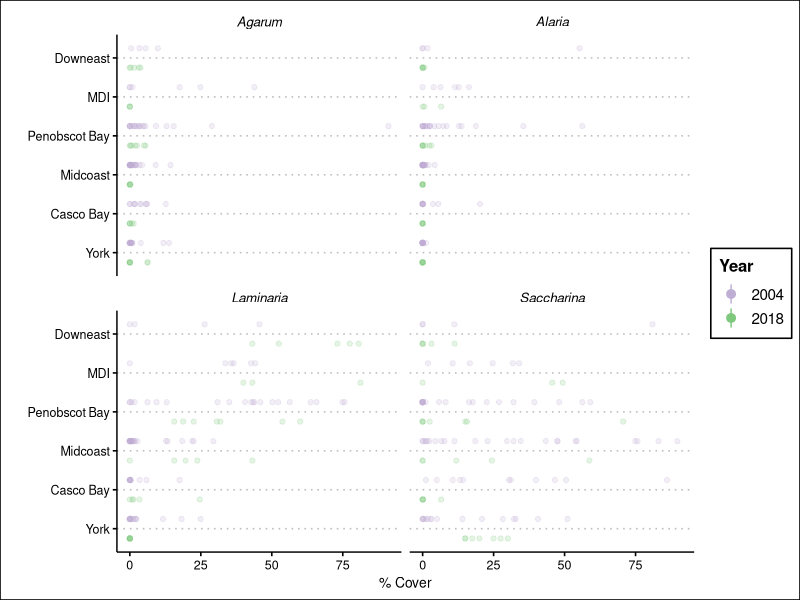
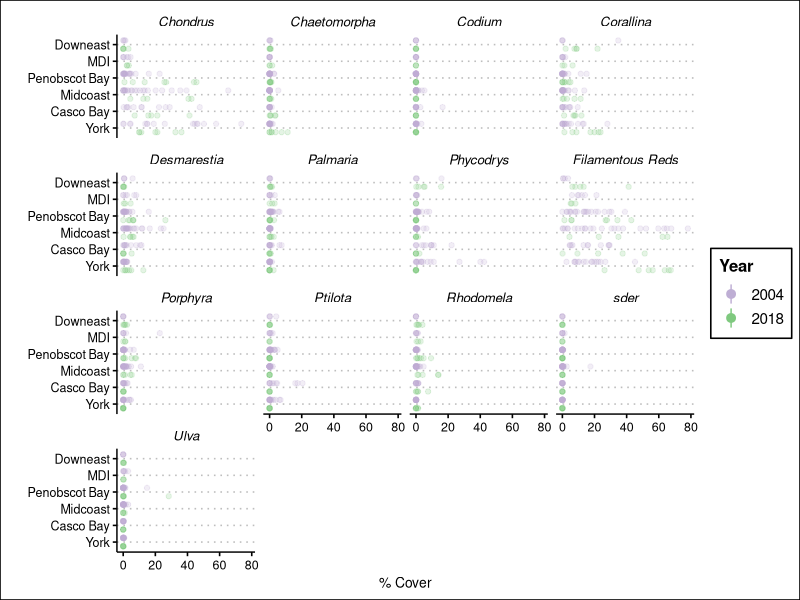
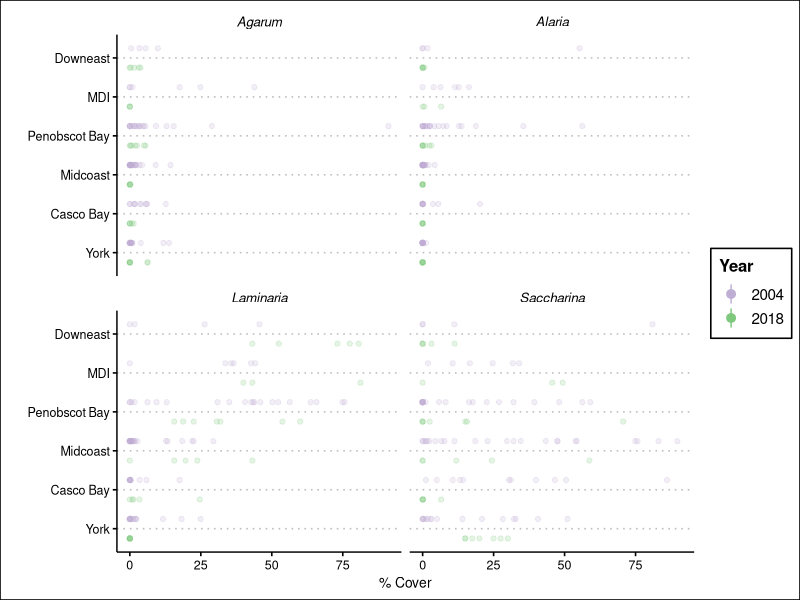
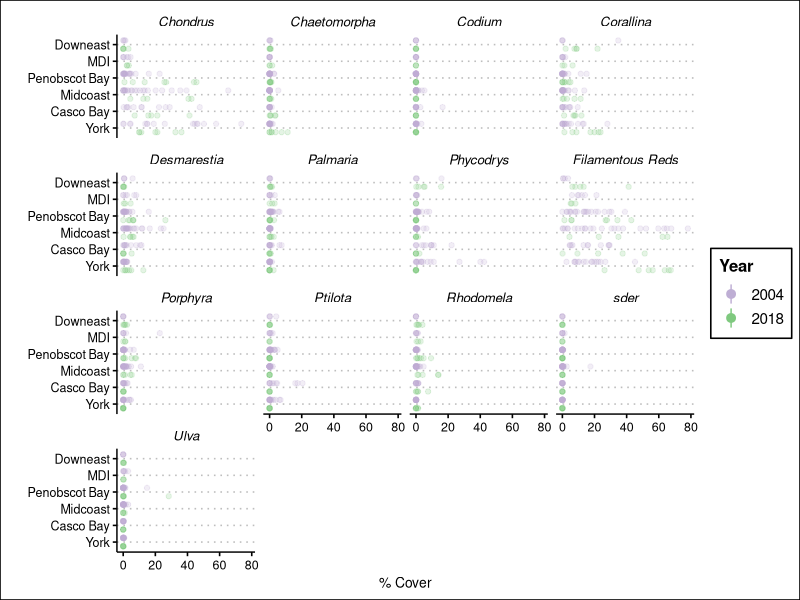

Write the R code that produced these figures, in order.
#' -------------------------------------------
#' Plot composition data
#' 
#' -------------------------------------------

#--- load libraries and get environment setup
setwd(here::here()) 
library(tidyverse)

comp_data <- read_csv("derived_data/compositional_change_data.csv") %>%
    mutate( region = factor(region,
                            levels = rev(c("Downeast", "MDI", "Penobscot Bay",
                                       "Midcoast", "Casco Bay", "York"))),
            year = factor(year, levels = c(2018, 2004)))

#labeller function
make_kelp_name <- function(string){
    string <- gsub("agar", "Agarum", string)
    string <- gsub("ldig", "Laminaria", string)
    string <- gsub("alar", "Alaria", string)
    string <- gsub("sac", "Saccharina", string)
    string
}

ggplot(comp_data %>% filter(type == "kelp"), 
       aes(x = region, y = cover, color = year)) +
    geom_point(alpha = 0.2, position = position_dodge(width = 1)) +
    stat_summary(alpha = 1, position = position_dodge(width = 1),
                 fun.data = mean_cl_boot) +
    coord_flip() +
    facet_wrap(vars(sp_code),
               labeller = labeller(sp_code = make_kelp_name)) +
    labs(color = "Year",
         y = "% Cover",
         x = "") +
    ggthemes::theme_clean() +
    scale_color_brewer(palette = "Accent")+
    guides(colour = guide_legend(reverse=TRUE)) +  #for the legend flip
    theme(strip.text = element_text(face = "italic"))
ggsave("figures/kelp_composition_2004_2018.jpg", dpi = 600)



#labeller function
make_algae_name <- function(string){
    stringi::stri_replace_all_fixed(string,
                                   pattern = c("ccrisp",
                                     "chaet",
                                     "codm",
                                     "coral",
                                     "desm",
                                     "palm",
                                     "phyc",
                                     "poly",
                                     "porph",
                                     "ptilo",
                                     "rhod",
                                     "ulva"),
                                   replacement = c(
                                     "Chondrus",
                                     "Chaetomorpha",
                                     "Codium",
                                     "Corallina",
                                     "Desmarestia",
                                     "Palmaria",
                                     "Phycodrys",
                                     "Filamentous Reds",
                                     "Porphyra",
                                     "Ptilota",
                                     "Rhodomela",
                                     "Ulva"),
                                   vectorize_all = FALSE)
    
}
ggplot(comp_data %>% filter(type != "kelp"), 
       aes(x = region, y = cover, color = factor(year))) +
    geom_point(alpha = 0.2, position = position_dodge(width = 1)) +
    stat_summary(alpha = 1, position = position_dodge(width = 1),
                 fun.data = mean_cl_boot) +
    coord_flip() +
    facet_wrap(vars(sp_code),
               labeller = labeller(sp_code = make_algae_name)) +
    labs(color = "Year",
         y = "% Cover",
         x = "") +
    ggthemes::theme_clean() +
    scale_color_brewer(palette = "Accent")+
    guides(colour = guide_legend(reverse=TRUE)) + 
    theme(strip.text = element_text(face = "italic"))

ggsave("figures/understory_composition_2004_2018.jpg", 
       height = 5.2,
       width = 6.8,
       dpi = 600)

